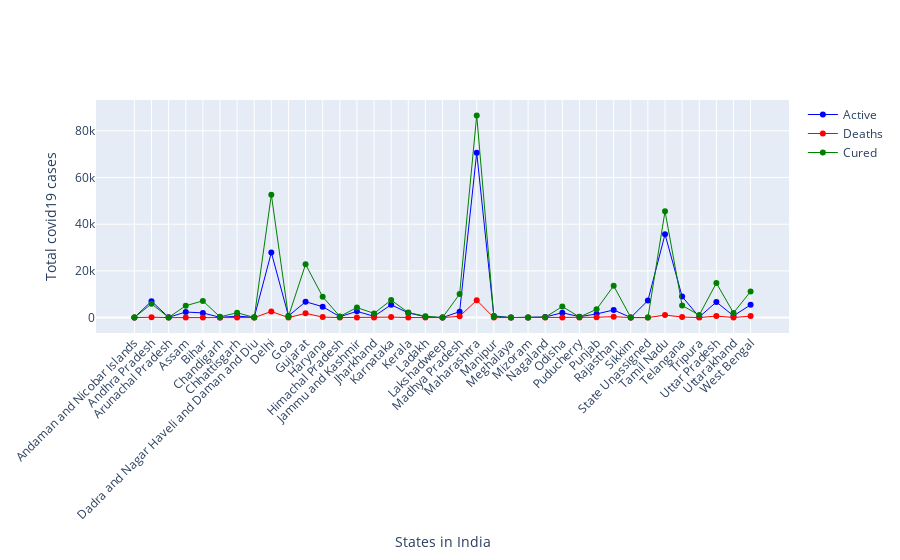

Write notebook code for a chart like this one.
### Code cell
layout = go.Layout(
        xaxis = dict(
            title=dict(text='States in India'),
            automargin=True,
            tickangle=-45,
            ticklen=10
        ),
        yaxis = dict(
            title=dict(text='Total covid19 cases'),
            automargin=True,

        )
)
fig=go.Figure(layout=layout)
fig.add_trace(go.Scatter(x=active["State"],y=active["Active"],mode="lines+markers",name="Active",line=dict(color="blue",width=1)))
fig.add_trace(go.Scatter(x=death["State"],y=death["Deaths"],mode="lines+markers",name="Deaths",line=dict(color="red",width=1)))
fig.add_trace(go.Scatter(x=cured["State"],y=cured["Recovered"],mode="lines+markers",name="Cured",line=dict(color="green",width=1)))

### Figure 1 — Plotly figure (JSON) as saved in the notebook; plotly's stock layout.template omitted (floating-point values rounded to 4 significant figures)
{"data": [{"line": {"color": "blue", "width": 1}, "mode": "lines+markers", "name": "Active", "type": "scatter", "x": ["Andaman and Nicobar Islands", "Andhra Pradesh", "Arunachal Pradesh", "Assam", "Bihar", "Chandigarh", "Chhattisgarh", "Dadra and Nagar Haveli and Daman and Diu", "Delhi", "Goa", "Gujarat", "Haryana", "Himachal Pradesh", "Jammu and Kashmir", "Jharkhand", "Karnataka", "Kerala", "Ladakh", "Lakshadweep", "Madhya Pradesh", "Maharashtra", "Manipur", "Meghalaya", "Mizoram", "Nagaland", "Odisha", "Puducherry", "Punjab", "Rajasthan", "Sikkim", "State Unassigned", "Tamil Nadu", "Telangana", "Tripura", "Uttar Pradesh", "Uttarakhand", "West Bengal"], "y": [45, 7021, 121, 2390, 2006, 89, 619, 118, 27847, 717, 6780, 4689, 377, 2683, 559, 5470, 2015, 376, 0, 2545, 70607, 730, 7, 96, 270, 2086, 385, 1557, 3261, 39, 7285, 35659, 9000, 264, 6679, 752, 5451]}, {"line": {"color": "red", "width": 1}, "mode": "lines+markers", "name": "Deaths", "type": "scatter", "x": ["Andaman and Nicobar Islands", "Andhra Pradesh", "Arunachal Pradesh", "Assam", "Bihar", "Chandigarh", "Chhattisgarh", "Dadra and Nagar Haveli and Daman and Diu", "Delhi", "Goa", "Gujarat", "Haryana", "Himachal Pradesh", "Jammu and Kashmir", "Jharkhand", "Karnataka", "Kerala", "Ladakh", "Lakshadweep", "Madhya Pradesh", "Maharashtra", "Manipur", "Meghalaya", "Mizoram", "Nagaland", "Odisha", "Puducherry", "Punjab", "Rajasthan", "Sikkim", "State Unassigned", "Tamil Nadu", "Telangana", "Tripura", "Uttar Pradesh", "Uttarakhand", "West Bengal"], "y": [0, 169, 1, 11, 62, 6, 13, 0, 2623, 3, 1809, 223, 8, 94, 12, 207, 23, 1, 0, 557, 7429, 0, 1, 0, 0, 30, 11, 133, 399, 0, 0, 1079, 247, 1, 660, 38, 639]}, {"line": {"color": "green", "width": 1}, "mode": "lines+markers", "name": "Cured", "type": "scatter", "x": ["Andaman and Nicobar Islands", "Andhra Pradesh", "Arunachal Pradesh", "Assam", "Bihar", "Chandigarh", "Chhattisgarh", "Dadra and Nagar Haveli and Daman and Diu", "Delhi", "Goa", "Gujarat", "Haryana", "Himachal Pradesh", "Jammu and Kashmir", "Jharkhand", "Karnataka", "Kerala", "Ladakh", "Lakshadweep", "Madhya Pradesh", "Maharashtra", "Manipur", "Meghalaya", "Mizoram", "Nagaland", "Odisha", "Puducherry", "Punjab", "Rajasthan", "Sikkim", "State Unassigned", "Tamil Nadu", "Telangana", "Tripura", "Uttar Pradesh", "Uttarakhand", "West Bengal"], "y": [45, 5908, 60, 5089, 7156, 336, 2062, 69, 52607, 478, 22808, 8917, 518, 4316, 1793, 7509, 2150, 586, 0, 10084, 86575, 455, 42, 55, 164, 4743, 252, 3526, 13611, 49, 0, 45537, 5172, 1086, 14808, 2015, 11193]}], "layout": {"xaxis": {"automargin": true, "tickangle": -45, "ticklen": 10, "title": {"text": "States in India"}}, "yaxis": {"automargin": true, "title": {"text": "Total covid19 cases"}}}}
